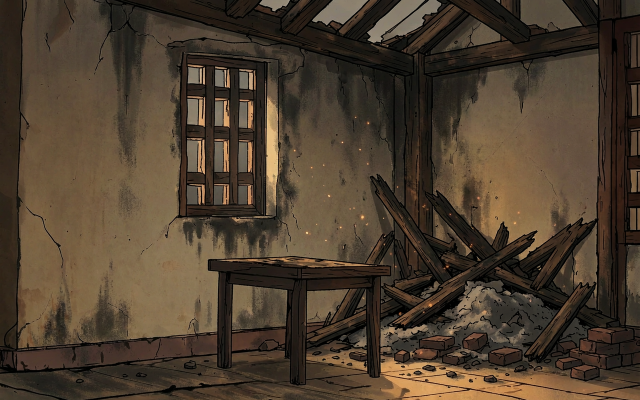
#> input picture assets/art/interior/burnt_warehouse.png, 1280 x 800 px, given in place of _keyed_wall_niche.png, which was not available (shown at 1/2 size)
$ python finalize_assets.py
#> lines starting #> are read from the running program, lines starting #| are printed output that depends on the picture; after the words box and inside, x2 and y2 are one past the last pixel; in counts of white or black regions, pixels touching at a corner belong together
#!/usr/bin/env python3
"""Finalize keyed assets: wall_niche edge-fade into wall, drawer_box choke white fringe, cabinet_interior crop."""
from PIL import Image
import numpy as np

PREV = "tools/bridge_restyle/previews"

def load_keyed(name):
#> called with name = 'wall_niche'
    im = Image.open(f"{PREV}/_keyed_{name}.png").convert("RGBA")
    return np.asarray(im).astype(np.uint8)

def save(name, arr):
    Image.fromarray(arr, "RGBA").save(f"{PREV}/final_{name}.png")
    print(f"final_{name}.png {arr.shape[1]}x{arr.shape[0]} alpha mean={arr[:,:,3].mean():.1f}")

# --- wall_niche: fade the plaster-wall patch edges to 0 so it blends into game wall ---
a = load_keyed("wall_niche").copy()
h, w, _ = a.shape
#> h = 800; w = 1280
alpha = a[:,:,3].astype(np.float32)
#> alpha: shape (800, 1280) float32; every value is 255
yy, xx = np.mgrid[0:h, 0:w]
# distance from nearest crop edge
dx = np.minimum(xx, w-1-xx); dy = np.minimum(yy, h-1-yy)
#> after `dy = np.minimum(yy, h - 1 - yy)`:
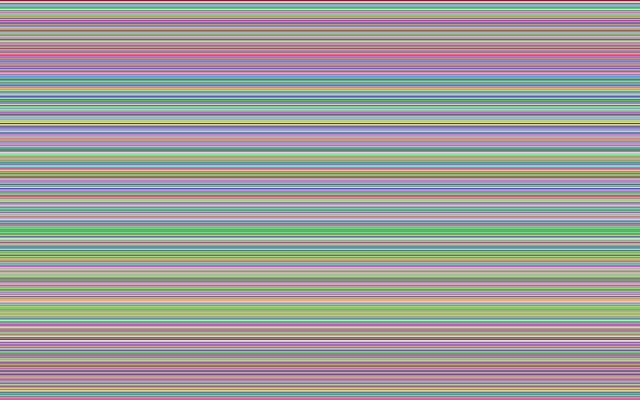
#> yy: shape (800, 1280) int64 (shown at 1/2 size); 800 distinct labels, from 0 to 799; one colour per label, 0 black
d = np.minimum(dx, dy).astype(np.float32)
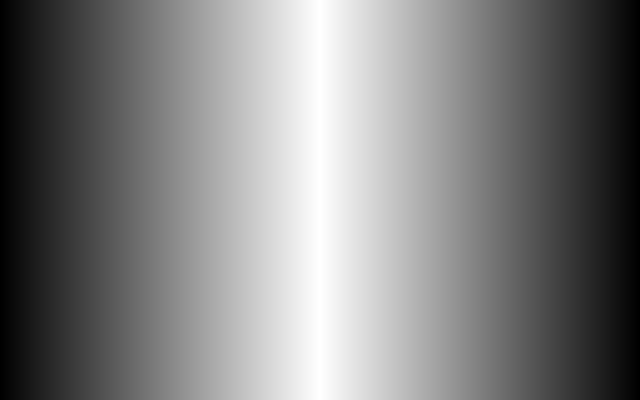
#> dx: shape (800, 1280) int64 (shown at 1/2 size); min 0, max 639, mean 319.5; drawn with min black and max white
fade = 26.0  # px feather band around the whole wall patch
edge = np.clip(d/fade, 0, 1)
edge = edge*edge*(3-2*edge)  # smoothstep
a[:,:,3] = np.clip(alpha*edge, 0, 255).astype(np.uint8)
#> a: shape (800, 1280, 4); mean R, G, B, A 76.6, 62.3, 46.7, 241.2
save("wall_niche", a)
#| final_wall_niche.png 1280x800 alpha mean=241.2

# --- drawer_box: erode alpha 2px to kill white fringe, then slight blur ---
a = load_keyed("drawer_box").copy()
#> call 2 of load_keyed, with name = 'drawer_box'
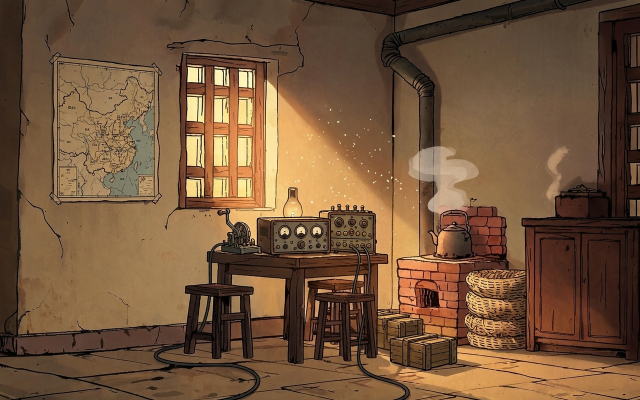
#> input picture assets/art/interior/comm_outpost.png, 1280 x 800 px, given in place of _keyed_drawer_box.png, which was not available (shown at 1/2 size)
alpha = a[:,:,3].copy()
#> alpha: shape (800, 1280); every value is 255
mask = alpha > 90
#> mask: shape (800, 1280) bool; every value is 1
er = mask.copy()
for _ in range(2):  # 2px erosion
    er = er & np.roll(er,1,0) & np.roll(er,-1,0) & np.roll(er,1,1) & np.roll(er,-1,1) \
           & np.roll(np.roll(er,1,0),1,1) & np.roll(np.roll(er,1,0),-1,1) \
           & np.roll(np.roll(er,-1,0),1,1) & np.roll(np.roll(er,-1,0),-1,1)
newalpha = np.where(er, alpha, 0).astype(np.uint8)
# 1px feather
af = newalpha.astype(np.float32)
blur = np.zeros_like(af)
for dy0 in (-1,0,1):
    for dx0 in (-1,0,1):
        blur += np.roll(np.roll(af,dy0,0),dx0,1)
#> blur: shape (800, 1280) float32; every value is 2295
a[:,:,3] = np.clip(blur/9.0,0,255).astype(np.uint8)
# crop to new alpha bbox
ys,xs=np.where(a[:,:,3]>8)
a=a[ys.min():ys.max()+1, xs.min():xs.max()+1]
save("drawer_box", a)
#| final_drawer_box.png 1280x800 alpha mean=255.0

# --- cabinet_interior: it's a full rectangular cavity, just crop margins, keep opaque ---
im = Image.open(f"{PREV}/cabinet_interior.png").convert("RGBA")
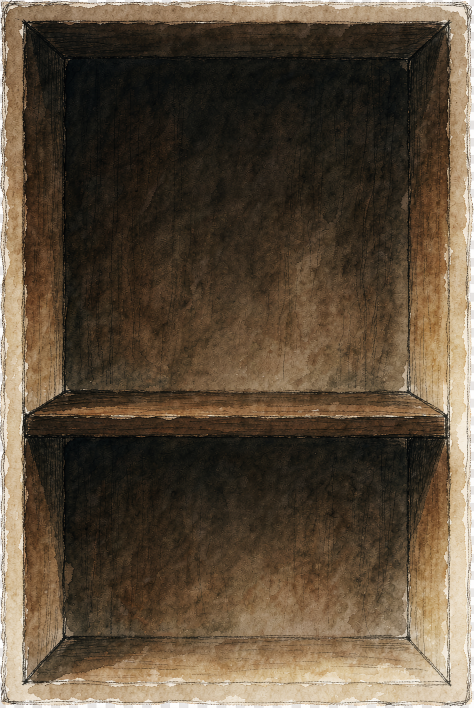
#> input picture assets/art/interior/cabinet_interior.png, 947 x 1416 px, found by its file name (shown at 1/2 size)
#> im is the input picture: PIL image 947x1416 RGBA; mean R, G, B, A 91.6, 76.7, 58.9, 255
a = np.asarray(im).astype(np.uint8)
R,G,B = a[:,:,0].astype(np.int16),a[:,:,1].astype(np.int16),a[:,:,2].astype(np.int16)
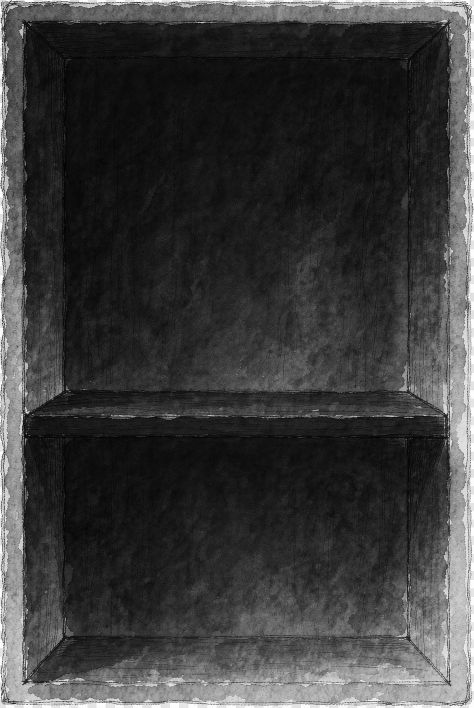
#> B: shape (1416, 947) int16 (shown at 1/2 size); min 0, max 255, mean 58.9
lum=(R+G+B)/3; sat=R-B
#> after `sat = R - B`:
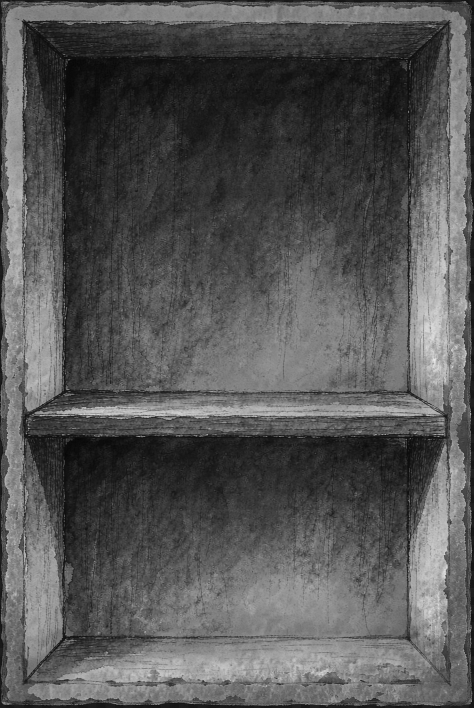
#> sat: shape (1416, 947) int16 (shown at 1/2 size); min -10, max 117, mean 32.6; drawn with min black and max white
subject=(lum<205)|(sat>18)
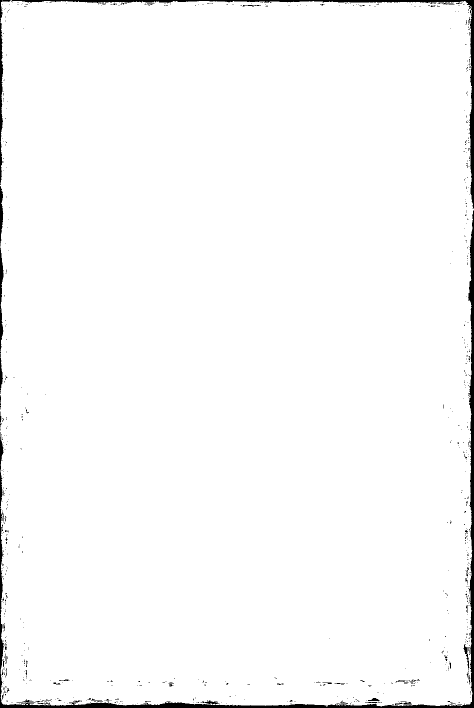
#> subject: shape (1416, 947) bool (shown at 1/2 size); 98.1% white; 728 black regions (686 under 20 px), largest, box (x1, y1, x2, y2) and area: (0, 421, 947, 1416) 13344, (23, 0, 947, 418) 5848, (0, 0, 21, 370) 1383
ys,xs=np.where(subject)
a=a[ys.min():ys.max()+1, xs.min():xs.max()+1]
a[:,:,3]=255
save("cabinet_interior", a)
#| final_cabinet_interior.png 947x1416 alpha mean=255.0
